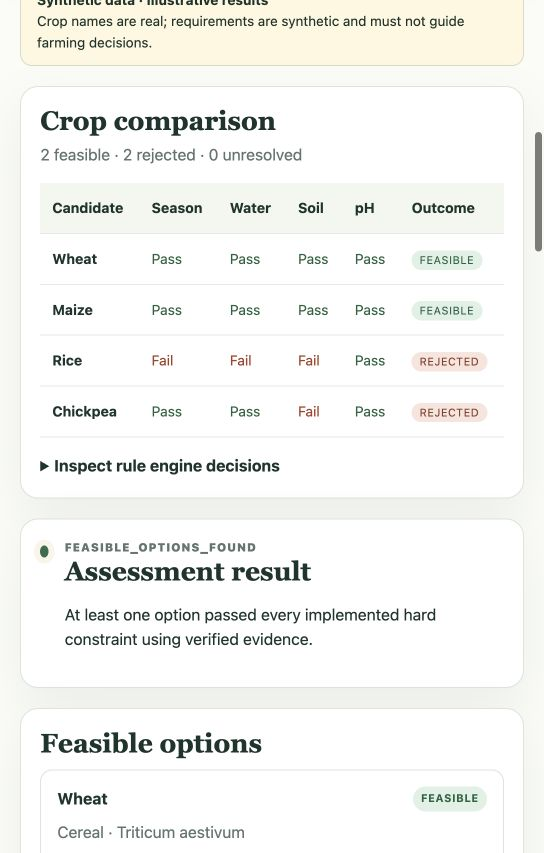
#> input picture reports/assets/website.png, 544 x 853 px
$ python build_report.py
#> lines starting #> are read from the running program, lines starting #| are printed output that depends on the picture
from pathlib import Path
from PIL import Image, ImageDraw, ImageFont, ImageOps
from docx import Document
from docx.shared import Inches, Pt, RGBColor
from docx.enum.text import WD_ALIGN_PARAGRAPH
from docx.oxml import OxmlElement
from docx.oxml.ns import qn

ROOT=Path(__file__).parent
A=ROOT/'assets'
A.mkdir(exist_ok=True)
font='/System/Library/Fonts/Supplemental/Times New Roman.ttf'
def f(n): return ImageFont.truetype(font,n)
# Figure 1: deliberately simple monochrome process diagram.
im=Image.new('RGB',(1600,390),'white'); draw=ImageDraw.Draw(im)
#> after `im = Image.new('RGB', (1600, 390), 'white')`: im: PIL image 1600x390 RGB; every value is 255
labels=[('Farm input','Season, soil, pH, water'),('Agent','Validate and coordinate'),('Knowledge and rules','Retrieve facts and check evidence'),('CSP solver','Test four requirements'),('Report','Explain each outcome')]
for i,(title,sub) in enumerate(labels):
    x=12+i*320
    draw.rectangle((x,85,x+294,260),outline='black',width=2)
    draw.text((x+147,120),title,font=f(30),fill='black',anchor='mm')
    # separate short subtitle lines
    words=sub.split(); lines=[' '.join(words[:3]),' '.join(words[3:])]
    for j,line in enumerate(lines): draw.text((x+147,175+j*32),line,font=f(24),fill='black',anchor='mm')
    if i<4:
        draw.line((x+295,170,x+317,170),fill='black',width=3)
        draw.polygon([(x+317,170),(x+308,164),(x+308,176)],fill='black')
draw.text((800,330),'The same reasoning pipeline processes each submitted profile',font=f(27),fill='black',anchor='mm')
im.save(A/'workflow.png')
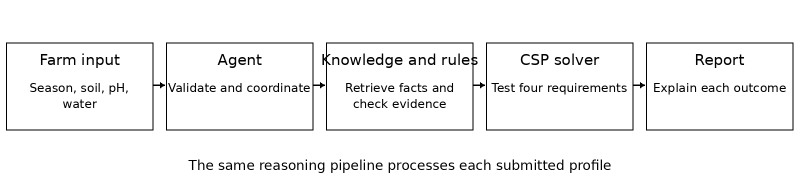
#> saved as workflow.png: PIL image 1600x390 RGB (shown at 1/2 size); min 0, max 255, mean 244
# Figure 2: measured synthetic case outcomes, four candidates each.
im=Image.new('RGB',(1500,640),'white');draw=ImageDraw.Draw(im)
#> after `im = Image.new('RGB', (1500, 640), 'white')`: im: PIL image 1500x640 RGB; every value is 255
left=410;top=80;scale=190
for n in range(5):
    x=left+n*scale
    draw.line((x,top-15,x,500),fill='#dddddd',width=2)
    draw.text((x,535),str(n),font=f(28),fill='black',anchor='mm')
for i,(label,vals) in enumerate([('Matching profile',(2,2,0)),('Low water',(1,3,0)),('pH outside all ranges',(0,4,0)),('Season unknown',(0,2,2))]):
    y=90+i*100
    draw.text((385,y+24),label,font=f(30),fill='black',anchor='rm')
    x=left
    for count,shade in zip(vals,['#363636','#aaaaaa','#eeeeee']):
        if count:
            draw.rectangle((x,y,x+count*scale,y+50),fill=shade,outline='black',width=1)
            draw.text((x+count*scale/2,y+24),str(count),font=f(28),fill='white' if shade=='#363636' else 'black',anchor='mm')
            x+=count*scale
for i,(label,shade) in enumerate([('Feasible','#363636'),('Rejected','#aaaaaa'),('Unresolved','#eeeeee')]):
    x=420+i*290
    draw.rectangle((x,585,x+30,615),fill=shade,outline='black')
    draw.text((x+44,600),label,font=f(27),fill='black',anchor='lm')
im.save(A/'results.png')
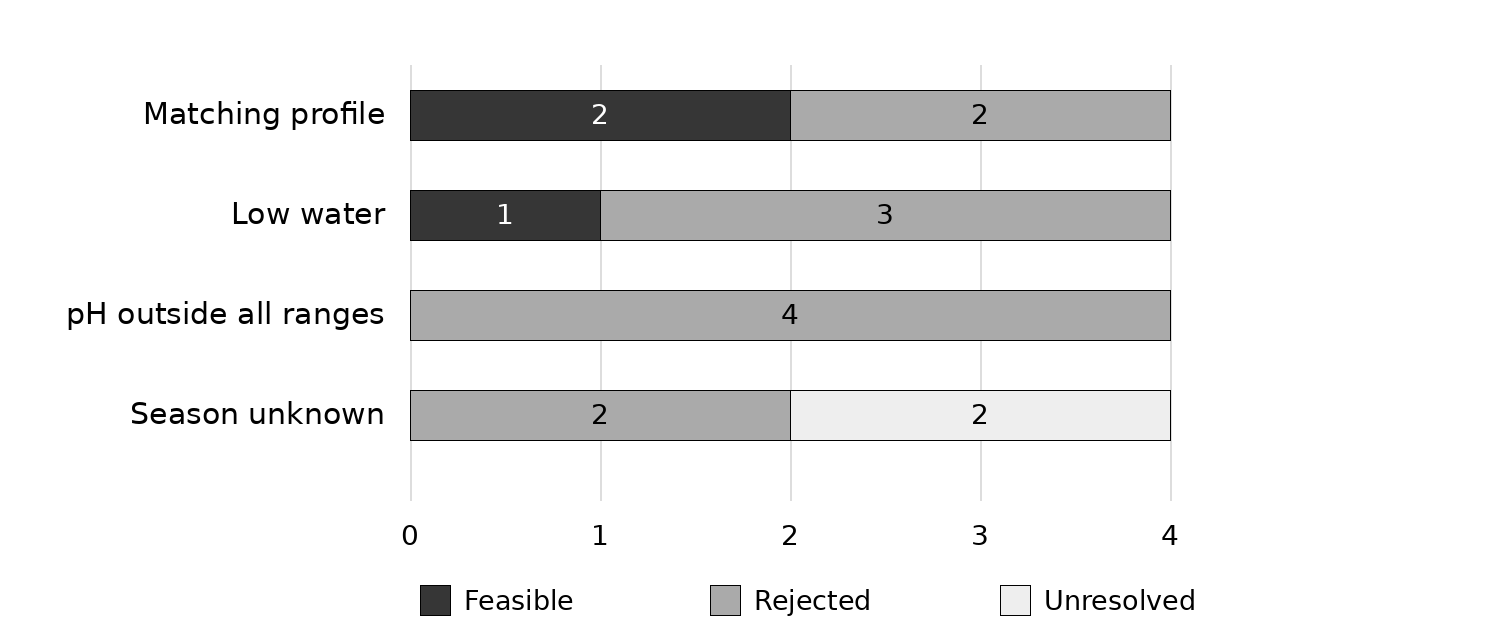
#> saved as results.png: PIL image 1500x640 RGB; min 0, max 255, mean 235.1
# Current screenshot, converted for a restrained monochrome report.
shot=Image.open(A/'website.png')
#> shot is the input picture: PIL image 544x853 RGB; mean R, G, B 243.4, 244.1, 241.1
shot.crop((0, 75, shot.width, min(495,shot.height))).convert('RGB').save(A/'website_bw.png')
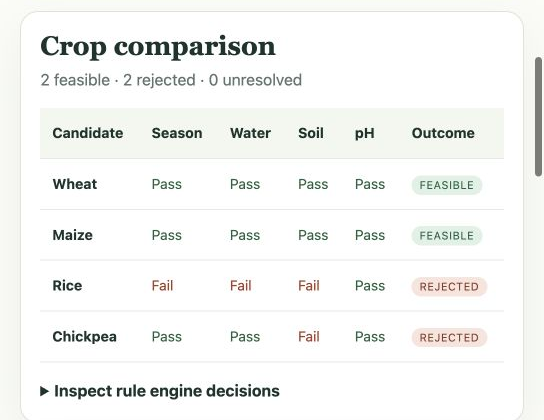
#> saved as website_bw.png: PIL image 544x420 RGB; mean R, G, B 244.1, 245.1, 243.3

#> (the run stopped early here; a loop or call above may not have finished)
